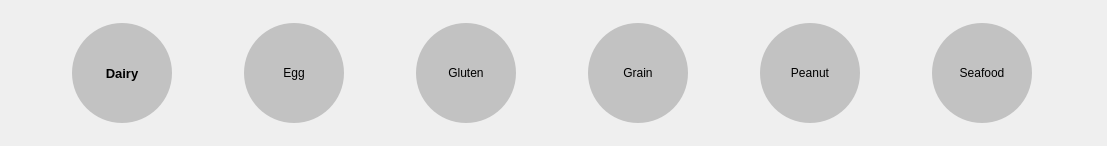
             <widget class="QWidget" name="scrollAreaWidgetContents">
              <property name="geometry">
               <rect>
                <x>0</x>
                <y>0</y>
                <width>1107</width>
                <height>146</height>
               </rect>
              </property>
              <layout class="QHBoxLayout" name="horizontalLayout">
               <property name="spacing">
                <number>0</number>
               </property>
               <property name="leftMargin">
                <number>0</number>
               </property>
               <property name="topMargin">
                <number>0</number>
               </property>
               <property name="rightMargin">
                <number>0</number>
               </property>
               <property name="bottomMargin">
                <number>0</number>
               </property>
               <item>
                <widget class="QPushButton" name="pushButton_4">
                 <property name="minimumSize">
                  <size>
                   <width>100</width>
                   <height>100</height>
                  </size>
                 </property>
                 <property name="maximumSize">
                  <size>
                   <width>100</width>
                   <height>100</height>
                  </size>
                 </property>
                 <property name="font">
                  <font>
                   <pointsize>10</pointsize>
                   <weight>75</weight>
                   <bold>true</bold>
                  </font>
                 </property>
                 <property name="styleSheet">
                  <string notr="true">background-color: rgb(194, 194, 194);
border-top-left-radius: 50px;
border-top-right-radius: 50px;
border-bottom-left-radius: 50px;
border-bottom-right-radius: 50px;</string>
                 </property>
                 <property name="text">
                  <string>Dairy</string>
                 </property>
                </widget>
               </item>
               <item>
                <widget class="QPushButton" name="pushButton_9">
                 <property name="minimumSize">
                  <size>
                   <width>100</width>
                   <height>100</height>
                  </size>
                 </property>
                 <property name="maximumSize">
                  <size>
                   <width>100</width>
                   <height>100</height>
                  </size>
                 </property>
                 <property name="styleSheet">
                  <string notr="true">background-color: rgb(194, 194, 194);
border-top-left-radius: 50px;
border-top-right-radius: 50px;
border-bottom-left-radius: 50px;
border-bottom-right-radius: 50px;</string>
                 </property>
                 <property name="text">
                  <string>Egg</string>
                 </property>
                </widget>
               </item>
               <item>
                <widget class="QPushButton" name="pushButton_10">
                 <property name="minimumSize">
                  <size>
                   <width>100</width>
                   <height>100</height>
                  </size>
                 </property>
                 <property name="maximumSize">
                  <size>
                   <width>100</width>
                   <height>100</height>
                  </size>
                 </property>
                 <property name="styleSheet">
                  <string notr="true">background-color: rgb(194, 194, 194);
border-top-left-radius: 50px;
border-top-right-radius: 50px;
border-bottom-left-radius: 50px;
border-bottom-right-radius: 50px;</string>
                 </property>
                 <property name="text">
                  <string>Gluten</string>
                 </property>
                </widget>
               </item>
               <item>
                <widget class="QPushButton" name="pushButton_11">
                 <property name="minimumSize">
                  <size>
                   <width>100</width>
                   <height>100</height>
                  </size>
                 </property>
                 <property name="maximumSize">
                  <size>
                   <width>100</width>
                   <height>100</height>
                  </size>
                 </property>
                 <property name="styleSheet">
                  <string notr="true">background-color: rgb(194, 194, 194);
border-top-left-radius: 50px;
border-top-right-radius: 50px;
border-bottom-left-radius: 50px;
border-bottom-right-radius: 50px;</string>
                 </property>
                 <property name="text">
                  <string>Grain</string>
                 </property>
                </widget>
               </item>
               <item>
                <widget class="QPushButton" name="pushButton_12">
                 <property name="minimumSize">
                  <size>
                   <width>100</width>
                   <height>100</height>
                  </size>
                 </property>
                 <property name="maximumSize">
                  <size>
                   <width>100</width>
                   <height>100</height>
                  </size>
                 </property>
                 <property name="styleSheet">
                  <string notr="true">background-color: rgb(194, 194, 194);
border-top-left-radius: 50px;
border-top-right-radius: 50px;
border-bottom-left-radius: 50px;
border-bottom-right-radius: 50px;</string>
                 </property>
                 <property name="text">
                  <string>Peanut</string>
                 </property>
                </widget>
               </item>
               <item>
                <widget class="QPushButton" name="pushButton_13">
                 <property name="minimumSize">
                  <size>
                   <width>100</width>
                   <height>100</height>
                  </size>
                 </property>
                 <property name="maximumSize">
                  <size>
                   <width>100</width>
                   <height>100</height>
                  </size>
                 </property>
                 <property name="styleSheet">
                  <string notr="true">background-color: rgb(194, 194, 194);
border-top-left-radius: 50px;
border-top-right-radius: 50px;
border-bottom-left-radius: 50px;
border-bottom-right-radius: 50px;</string>
                 </property>
                 <property name="text">
                  <string>Seafood</string>
                 </property>
                 <property name="checkable">
                  <bool>true</bool>
                 </property>
                </widget>
               </item>
              </layout>
             </widget>
